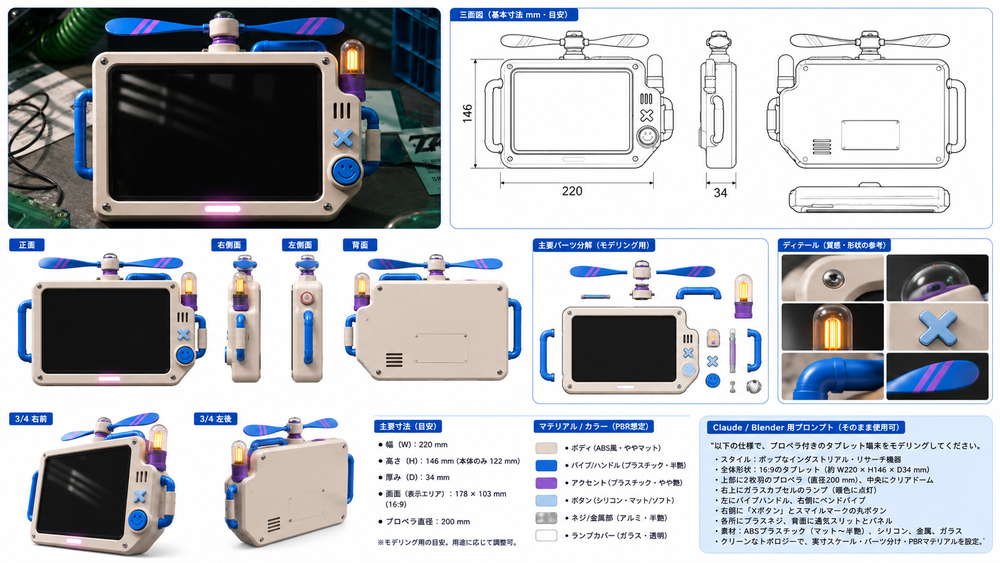
#> input picture blender/propeller_tablet/ref/reference_sheet.png, 1000 x 563 px, shrunk from 1672 x 941 before the run
$ python neon_glow.py ../ref/reference_sheet.png ../ref/reference_sheet.png 1.0 1.0
#> lines starting #> are read from the running program, lines starting #| are printed output that depends on the picture
# Post: soft neon glow (stand-in for the compositor Fog Glow, which needs a GPU context here).
# Usage: python3 -I neon_glow.py in.png out.jpg [strength=0.55] [radius_frac=0.012]
import sys
from PIL import Image, ImageFilter, ImageChops, ImageEnhance
src, dst = sys.argv[1], sys.argv[2]
k = float(sys.argv[3]) if len(sys.argv) > 3 else 0.55
rf = float(sys.argv[4]) if len(sys.argv) > 4 else 0.012
im = Image.open(src).convert("RGB")
#> im is the input picture: PIL image 1000x563 RGB; mean R, G, B 180, 182.7, 188.4
hsv_v = im.convert("L").point(lambda v: 255 if v > 150 else int(v * v / 150 / 255 * 120))   # keep only bright parts
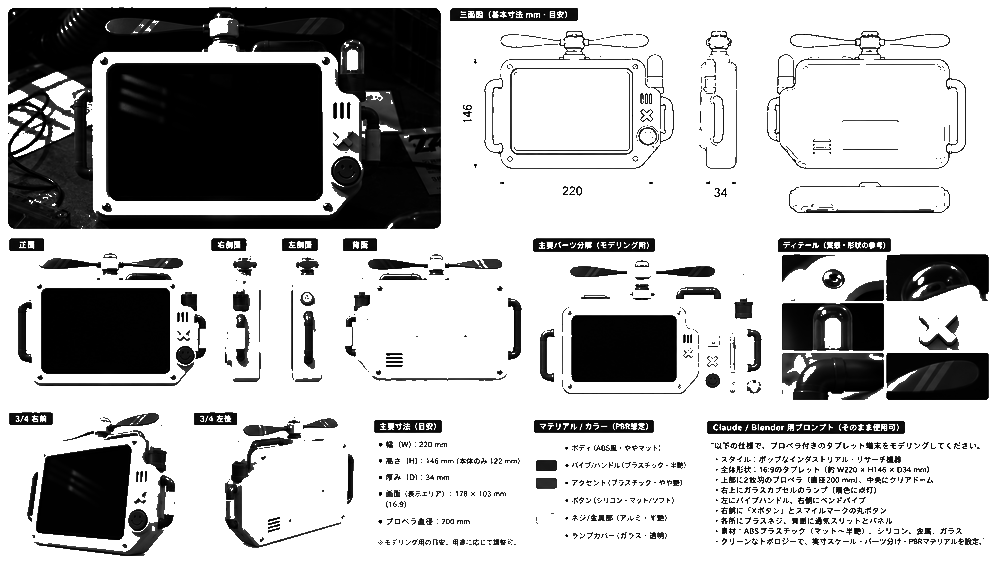
#> hsv_v: PIL image 1000x563 L; min 0, max 255, mean 183.2
mask = hsv_v.convert("L")
bright = Image.composite(im, Image.new("RGB", im.size), mask)
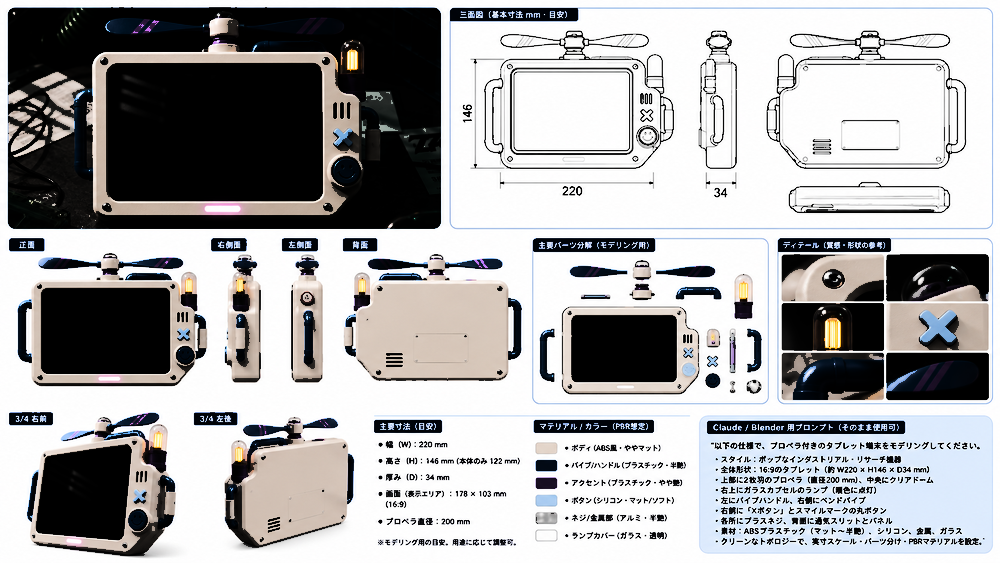
#> bright: PIL image 1000x563 RGB; mean R, G, B 169.1, 168.6, 169.4
r = max(2, int(im.width * rf))
#> r = 1000
glow = bright.filter(ImageFilter.GaussianBlur(r))
glow2 = bright.filter(ImageFilter.GaussianBlur(r * 4))
glow = ImageChops.add(ImageEnhance.Brightness(glow).enhance(k), ImageEnhance.Brightness(glow2).enhance(k * 0.5))
#> glow: PIL image 1000x563 RGB; every value is 255
ImageChops.add(im, glow).save(dst, quality=92)
